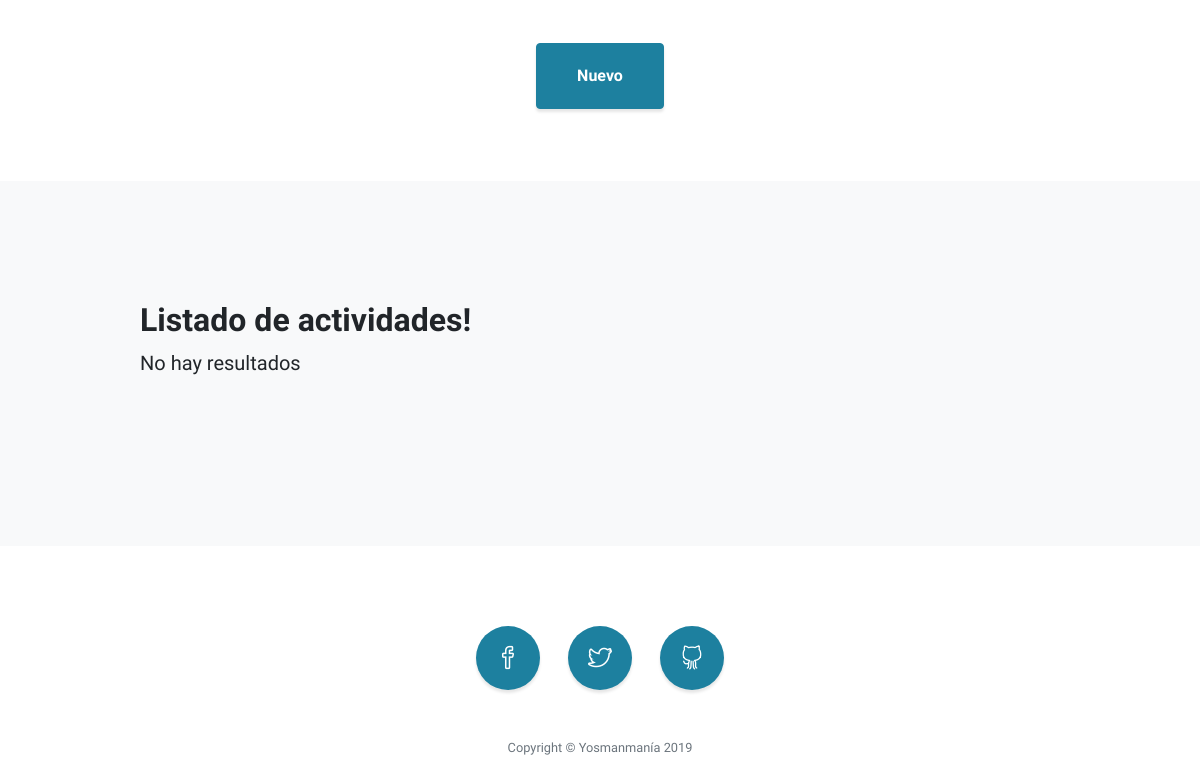
The page /app/activity_list/ (lower part) on the database as committed earlier.
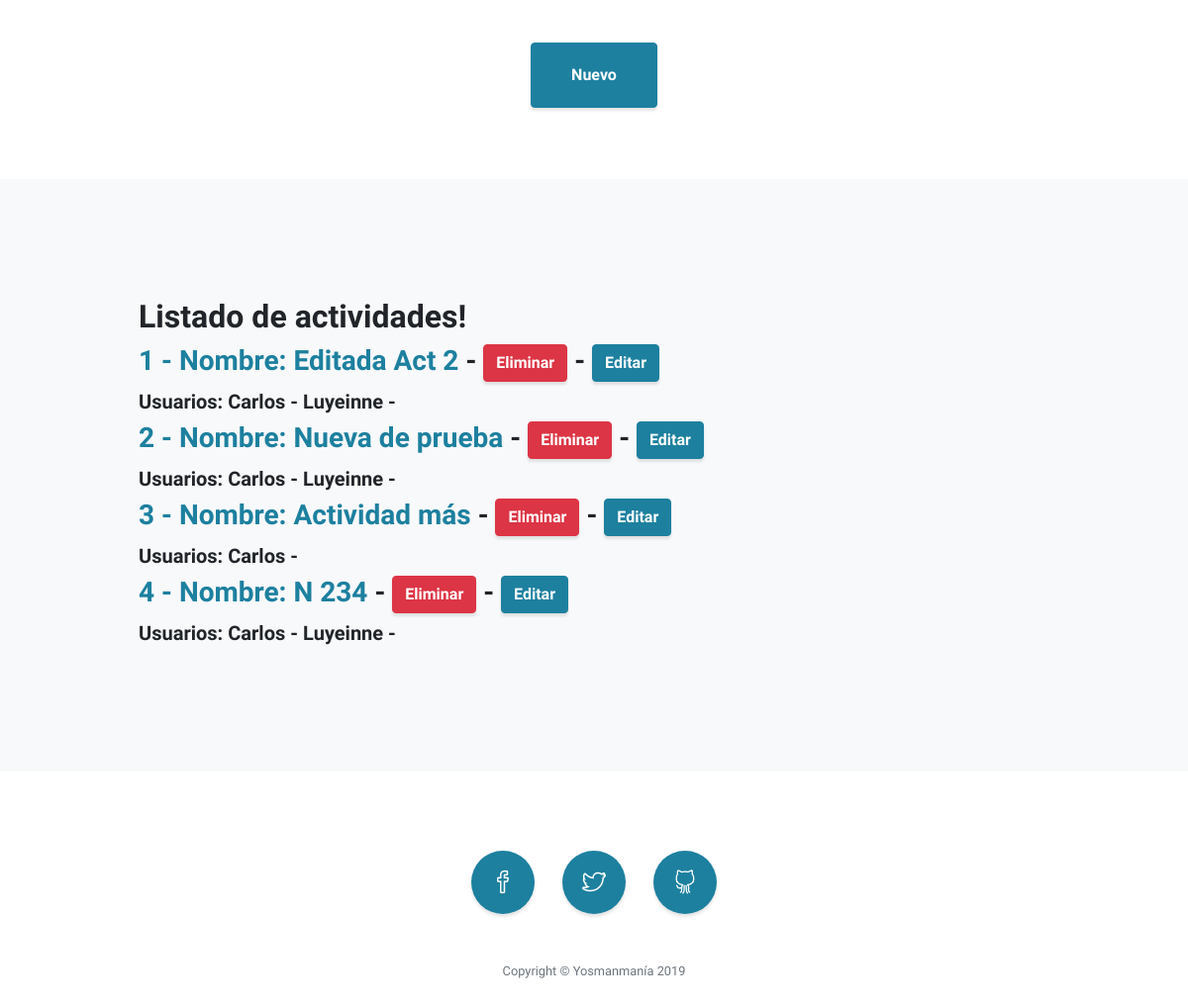
The same page on the database as committed later.
### app/models.py (models this page shows, shortened)
class Activity(models.Model):
    name = models.CharField(
        max_length=200,
        verbose_name='Nombre',
    )
    project = models.ForeignKey(
        Project,
        on_delete=models.CASCADE,
        verbose_name='Proyecto',
        help_text='Proyecto al que pertenece la historia de usuario'
    )
    user = models.ManyToManyField(
        User,
        verbose_name='Usuario',
        help_text='Usuarios que realizaron la actividad'
    )
    description = models.TextField(
        verbose_name='descripción',
    )
    duration = models.IntegerField(
        verbose_name='Duración',
        default=0
    )
    class Meta:
        verbose_name = 'Actividad'
        verbose_name_plural = 'Actividades'

class User(AbstractBaseUser):
    username = models.CharField(
        max_length=200,
        verbose_name='nombre',
        default='name'
    )
    charge = models.CharField(
        max_length=200,
        verbose_name='Cargo',
        default='test'
    )
    salary = models.CharField(
        max_length=200,
        verbose_name='Salario',
    )
    income_date = models.DateField(
        verbose_name='Fecha de ingreso',
        auto_now=False
    )
    email = models.EmailField(
        verbose_name='email address',
        default='email@demo.co'
    )
    is_active = models.BooleanField(
        verbose_name='Estado',
        default=True
    )
    USERNAME_FIELD = 'email'
    REQUIRED_FIELDS = []
    def __str__(self):
        return self.username
    class Meta:
        verbose_name = 'Usuario'
        verbose_name_plural = 'Usuarios'

### app/views.py (the view)
class ActivityListView(ListView):
    model = models.Activity
    template = 'activity_list.html'
    def get_context_data(self, **kwargs):
        context = super().get_context_data(**kwargs)
        return context
    def get_queryset(self):
        queryset = models.Activity.objects.all()
        return queryset

### app/templates/activity_list.html (shortened to what this page needs)
<!DOCTYPE html>
<html lang="en">
<head>
  <link href="/static/vendor/bootstrap/css/bootstrap.min.css" rel="stylesheet">
  <link href="/static/vendor/fontawesome-free/css/all.min.css" rel="stylesheet" type="text/css">
  <link href="/static/vendor/simple-line-icons/css/simple-line-icons.css" rel="stylesheet">
  <link href="/static/css/stylish-portfolio.min.css" rel="stylesheet">
</head>
<body id="page-top">
  <section >
    <br>
    <br>
    <br>
    <div class="container text-center">
      <a class="btn btn-primary btn-xl" href="/app/activity_create/">Nuevo</a>
    </div>
    <br>
    <br>
    <br>
  </section>
  <section class="content-section bg-light" id="about">
    <div class="container">
      <div class="row">
        <div class="col-lg-10 mx-auto">
          <h2>Listado de actividades!</h2>
            {% for activity in object_list %}
            <h3 class="activity-item__header-title">
                <a href="/app/activity_detail/{{ activity.id }}/"> {{ activity.id }} - Nombre: {{ activity.name }}</a>
                - <a href="/app/activity_delete/{{ activity.id }}/" class="btn btn-danger">Eliminar</a>
                - <a href="/app/activity_update/{{ activity.id }}/" class="btn btn-primary">Editar</a>
            </h3>
                <h5>Usuarios: {% for obj in activity.user.all %} {{ obj }} - {% endfor %}</h5>
            {% empty %}
                <p class="lead mb-5">No hay resultados</p>
            {% endfor %}
        </div>
      </div>
    </div>
  </section>
  <footer class="footer text-center">
    <div class="container">
      <ul class="list-inline mb-5">
        <li class="list-inline-item">
          <a class="social-link rounded-circle text-white mr-3" href="#">
            <i class="icon-social-facebook"></i>
          </a>
        </li>
        <li class="list-inline-item">
          <a class="social-link rounded-circle text-white mr-3" href="#">
            <i class="icon-social-twitter"></i>
          </a>
        </li>
        <li class="list-inline-item">
          <a class="social-link rounded-circle text-white" href="#">
            <i class="icon-social-github"></i>
          </a>
        </li>
      </ul>
      <p class="text-muted small mb-0">Copyright &copy; Yosmanmanía 2019</p>
    </div>
  </footer>
</body>
</html>

Rows that differ between the two databases and show on the page:
added Activity: id "1", name "Editada Act 2"
now on this page (row unchanged): User: username "Carlos"
now on this page (row unchanged): User: username "Luyeinne"
added Activity: id "2", name "Nueva de prueba"
added Activity: id "3", name "Actividad más"
added Activity: id "4", name "N 234"
Other text that changed with them:
text no longer shown: "No hay resultados"
